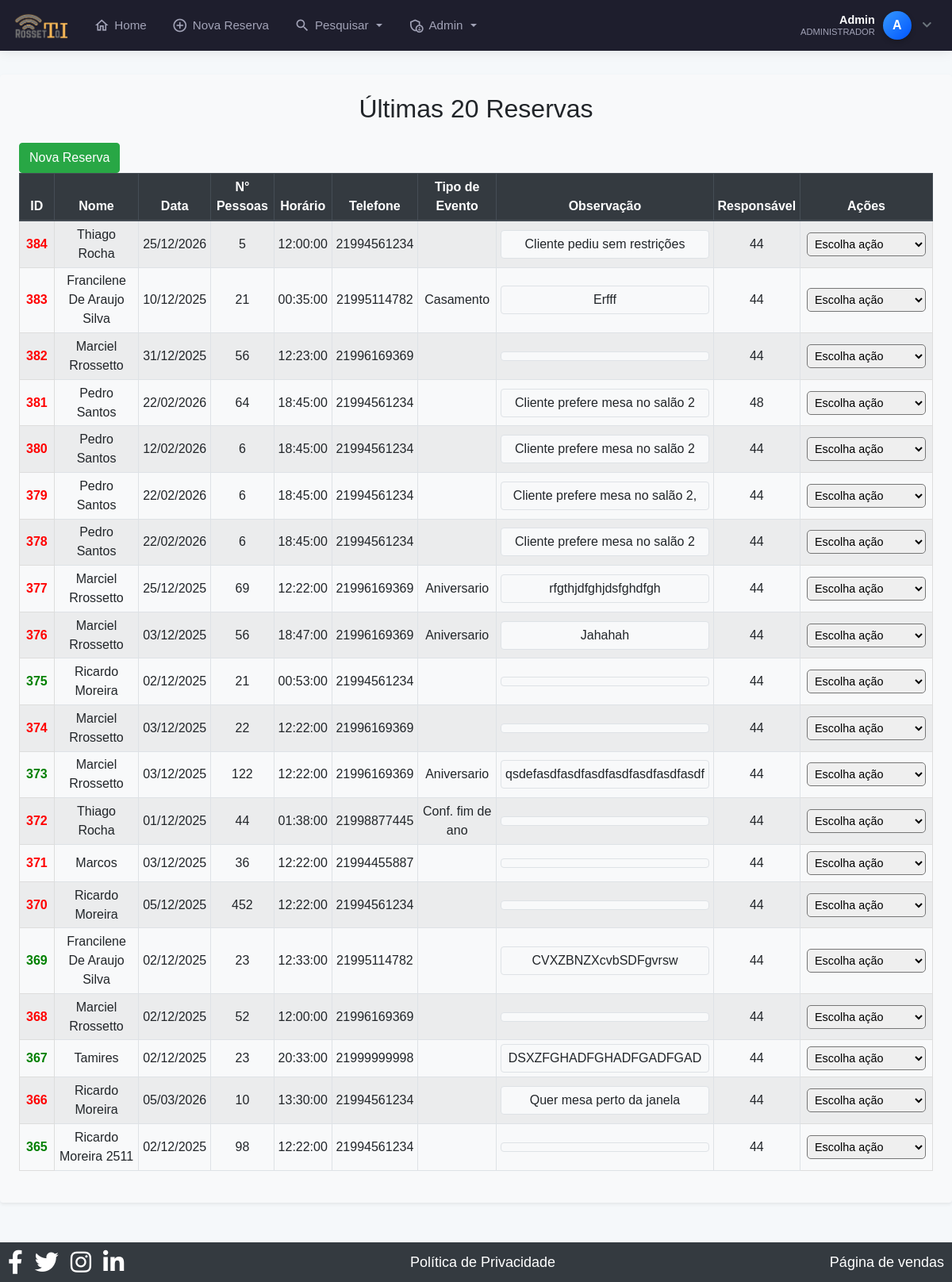
Page /ultimasReservas.php (signed in) on the committed database.
### tables this page shows
CREATE TABLE `clientes` (
  `id` int(11) NOT NULL AUTO_INCREMENT,
  `nome` varchar(100) NOT NULL,
  `data` date NOT NULL,
  `num_pessoas` int(11) NOT NULL,
  `horario` time NOT NULL,
  `telefone` varchar(255) DEFAULT NULL,
  `telefone2` varchar(255) DEFAULT NULL,
  `tipo_evento` varchar(50) NOT NULL,
  `forma_pagamento` varchar(50) NOT NULL,
  `valor_rodizio` int(11) DEFAULT NULL,
  `num_mesa` varchar(255) DEFAULT NULL,
  `observacoes` varchar(300) NOT NULL,
  `obsCliente` varchar(255) DEFAULT NULL,
  `data_emissao` datetime NOT NULL DEFAULT current_timestamp(),
  `status` tinyint(1) DEFAULT 1,
  `confirmado` tinyint(1) DEFAULT 0,
  `usuario_id` int(11) DEFAULT NULL,
  `motivo_cancelamento` varchar(255) DEFAULT NULL,
  PRIMARY KEY (`id`)
);

### ultimasReservas.php (the view, shortened to what this page needs)
<?php
require 'config.php';
require 'cabecalho.php';
?>
<div class="bg-light p-4 rounded shadow-sm mt-4">
    <h2 class="text-center mb-4">Últimas 20 Reservas</h2>
    <div class="table-responsive">
    <a href="adicionar_reserva.php" class="btn btn-success">
            <ion-icon name="add-circle-outline"></ion-icon> Nova Reserva
        </a>
        <table class="table table-striped table-bordered table-hover table-sm">
            <thead class="thead-dark">
                <tr>
                    <th>ID</th>
                    <th>Nome</th>
                    <th>Data</th>
                    <th>N° Pessoas</th>
                    <th>Horário</th>
                    <th>Telefone</th>
                    <th>Tipo de Evento</th>
                    <th>Observação</th>
                    <th>Responsável</th>
                    <th>Ações</th>
                </tr>
            </thead>
            <tbody>
            <?php
            $sql = "SELECT * FROM clientes ORDER BY id DESC LIMIT 20";
            $sql = $pdo->query($sql);
            if ($sql->rowCount() > 0) {
                foreach ($sql->fetchAll() as $reserva) {
                    $corId = ($reserva['confirmado'] == 1) ? 'green' : 'red';
                    $nome = ucwords(strtolower(htmlspecialchars($reserva['nome'])));
                    $telefone = preg_replace('/[^0-9]/', '', $reserva['telefone']);
                    $mensagem = "Olá " . htmlspecialchars($reserva['nome']) . "! Tudo bem? Aqui é da Churrascaria Verdanna! Estamos passando para confirmar sua reserva para " . $reserva['num_pessoas'] . " pessoas no dia " . date("d/m/Y", strtotime($reserva['data'])) . " às " . htmlspecialchars($reserva['horario']) . ". Se tudo estiver certo, me confirma com um OK. Agradecemos pela confiança ! Qualquer dúvida, estamos à disposição!";
                    $link_whatsapp = "https://wa.me/55$telefone?text=" . urlencode($mensagem);
                    echo '<tr>';
                    echo '<td class="id-column" style="border: 1px solid #ddd; padding: 8px; font-weight: bold; color: ' . $corId . ';">' . $reserva['id'] . ' </td>';                    echo '<td>' . htmlspecialchars($nome) . '</td>';
                    echo '<td>' . date("d/m/Y", strtotime($reserva['data'])) . '</td>';
                    echo '<td>' . htmlspecialchars($reserva['num_pessoas']) . '</td>';
                    echo '<td>' . htmlspecialchars($reserva['horario']) . '</td>';
                    echo '<td>' . htmlspecialchars($reserva['telefone']) . '</td>';
                    echo '<td>' . htmlspecialchars($reserva['tipo_evento']) . '</td>';
                    echo '<td>
                            <div class="obs-content">
                                ' . htmlspecialchars($reserva['observacoes']) . '
                            </div>
                          </td>';
                    echo '<td>' . htmlspecialchars($reserva['usuario_id']) . '</td>';
                    echo "<td style='border: 1px solid #ddd; padding: 8px;'>
                    <select onchange=\"window.location.href=this.value\"
                            style='width: 150px; padding: 5px; font-size: 0.9rem; border-radius: 5px;'>
                        <option value='' disabled selected>Escolha ação</option>
                        <option value='editar_reserva.php?id={$reserva['id']}'>Editar</option>
                        <option value='excluir_reserva.php?id={$reserva['id']}'>Excluir</option>
                        <option value='{$link_whatsapp}' target='_blank'>Confirmar</option>
                        <option value='obsCliente.php?id={$reserva['id']}'>Obs. Cliente</option>
                        <option value='ativar_reserva.php?id={$reserva['id']}'>Ativar Reserva</option>
                    </select>
                  </td>";
                    echo '</tr>';
                }
            }
            ?>
            </tbody>
        </table>
    </div>
</div>
<?php require 'rodape.php'; ?>

### cabecalho.php (shortened to what this page needs)
<?php
require 'config.php';
$nome_usuario = "Visitante";
$status = null;
$letra_avatar = "U";
if (isset($_SESSION['mmnlogin'])) {
    $user_id = $_SESSION['mmnlogin'];
    try {
        $sql = $pdo->prepare("SELECT nome, status, email FROM login WHERE id = :id");
        $sql->bindValue(':id', $user_id);
        $sql->execute();
        if ($sql->rowCount() > 0) {
            $usuario = $sql->fetch(PDO::FETCH_ASSOC);
            $nome_completo = ucwords(strtolower($usuario['nome']));
            $partes_nome = explode(' ', $nome_completo);
            $nome_usuario = $partes_nome[0];
            $status = $usuario['status'];
            $letra_avatar = strtoupper(substr($nome_usuario, 0, 1));
        }
    } catch (PDOException $e) {
    }
}
?>
<!DOCTYPE html>
<html lang="pt-br">
<head>
    <link rel="stylesheet" href="https://cdn.jsdelivr.net/npm/bootstrap@4.6.2/dist/css/bootstrap.min.css">
    <link rel="stylesheet" href="https://cdnjs.cloudflare.com/ajax/libs/font-awesome/6.5.0/css/all.min.css">
</head>
<body>
<nav class="navbar navbar-expand-lg navbar-dark fixed-top navbar-custom">
    <a class="navbar-brand mr-auto" href="index.php">
        <img src="./rossetto28.png" alt="Logo">
    </a>
    <div class="collapse navbar-collapse" id="menuPrincipal">
        <ul class="navbar-nav mr-auto ml-3">
            <li class="nav-item">
                <a class="nav-link" href="index.php">
                    <i class="material-icons-outlined">home</i> Home
                </a>
            </li>
            <li class="nav-item">
                <a class="nav-link" href="adicionar_reserva.php">
                    <i class="material-icons-outlined">add_circle_outline</i> Nova Reserva
                </a>
            </li>
            <li class="nav-item dropdown">
                <a class="nav-link dropdown-toggle" href="#" id="dropPesquisa" data-toggle="dropdown" aria-haspopup="true" aria-expanded="false">
                    <i class="material-icons-outlined">search</i> Pesquisar
                </a>
            </li>
            <?php if ($status == 1): ?>
            <li class="nav-item dropdown">
                <a class="nav-link dropdown-toggle" href="#" id="dropAdmin" data-toggle="dropdown" aria-haspopup="true" aria-expanded="false">
                    <i class="material-icons-outlined">admin_panel_settings</i> Admin
                </a>
            </li>
            <?php endif; ?>
        </ul>
        <ul class="navbar-nav d-none d-lg-flex align-items-center">
            <li class="nav-item dropdown">
                <div class="user-profile-widget" data-toggle="dropdown" aria-haspopup="true" aria-expanded="false">
                    <div class="user-info text-right">
                        <span class="user-name"><?= htmlspecialchars($nome_usuario) ?></span>
                        <span class="user-role"><?= ($status == 1) ? 'Administrador' : 'Colaborador' ?></span>
                    </div>
                    <div class="user-avatar">
                        <?= $letra_avatar ?>
                    </div>
                    <i class="fas fa-chevron-down text-muted ml-1" style="font-size: 0.8rem;"></i>
                </div>
            </li>
        </ul>
    </div>
</nav>
</body>
</html>

### cabecalho.php (style rules this page uses)
:root { --primary-bg: #1e1e2d; --active-color: #3699ff; --text-color: #a2a3b7; --text-hover: #ffffff; }
body { padding-top: 70px; background-color: #f5f8fa; }
.navbar-custom { background-color: var(--primary-bg); box-shadow: 0 0 15px rgba(0,0,0,0.1); padding: 0.5rem 1rem; }
.navbar-brand img { height: 35px; transition: transform 0.2s; }
.navbar-dark .navbar-nav .nav-link { color: var(--text-color); font-weight: 500; font-size: 0.95rem; display: flex; align-items: center; gap: 6px; padding: 0.8rem 1rem; border-radius: 6px; transition: all 0.2s ease; }
.material-icons-outlined { font-size: 20px; }
.user-profile-widget { cursor: pointer; padding: 5px 10px; border-radius: 50px; transition: background 0.2s; display: flex; align-items: center; gap: 10px; }
.user-avatar { width: 36px; height: 36px; background: linear-gradient(135deg, #3699ff, #0055ff); color: white; border-radius: 50%; display: flex; align-items: center; justify-content: center; font-weight: 700; font-size: 16px; box-shadow: 0 3px 6px rgba(0,0,0,0.2); }
.user-info { display: flex; flex-direction: column; line-height: 1.1; }
.user-name { color: white; font-weight: 600; font-size: 0.9rem; }
.user-role { color: var(--text-color); font-size: 0.7rem; text-transform: uppercase; }

### ultimasReservas.php (style rules this page uses)
.table th, .table td { text-align: center; vertical-align: middle; }
.thead-dark th { background-color: #343a40; color: #fff; }
.obs-content { max-height: 100px; overflow-y: auto; background-color: #f8f9fa; border: 1px solid #dee2e6; padding: 5px; border-radius: 4px; }

### rodape.php (style rules this page uses)
body { padding-bottom: 100px; margin: 0; font-family: Arial, sans-serif; }

### rows in the picture
clientes: id "384", nome "Thiago Rocha", data "25/12/2026", num_pessoas "5", horario "12:00:00", telefone "21994561234", observacoes "Cliente pediu sem restrições", usuario "44"
clientes: id "383", nome "Francilene De Araujo Silva", data "10/12/2025", num_pessoas "21", horario "00:35:00", telefone "21995114782", tipo_evento "Casamento", observacoes "Erfff", usuario "44"
clientes: id "382", nome "Marciel Rrossetto", data "31/12/2025", num_pessoas "56", horario "12:23:00", telefone "21996169369", usuario "44"
clientes: id "381", nome "Pedro Santos", data "22/02/2026", num_pessoas "64", horario "18:45:00", telefone "21994561234", observacoes "Cliente prefere mesa no salão 2", usuario "48"
clientes: id "380", nome "Pedro Santos", data "12/02/2026", num_pessoas "6", horario "18:45:00", telefone "21994561234", observacoes "Cliente prefere mesa no salão 2", usuario "44"
clientes: id "379", nome "Pedro Santos", data "22/02/2026", num_pessoas "6", horario "18:45:00", telefone "21994561234", observacoes "Cliente prefere mesa no salão 2,", usuario "44"
clientes: id "378", nome "Pedro Santos", data "22/02/2026", num_pessoas "6", horario "18:45:00", telefone "21994561234", observacoes "Cliente prefere mesa no salão 2", usuario "44"
clientes: id "377", nome "Marciel Rrossetto", data "25/12/2025", num_pessoas "69", horario "12:22:00", telefone "21996169369", tipo_evento "Aniversario", observacoes "rfgthjdfghjdsfghdfgh", usuario "44"
clientes: id "376", nome "Marciel Rrossetto", data "03/12/2025", num_pessoas "56", horario "18:47:00", telefone "21996169369", tipo_evento "Aniversario", observacoes "Jahahah", usuario "44"
clientes: id "375", nome "Ricardo Moreira", data "02/12/2025", num_pessoas "21", horario "00:53:00", telefone "21994561234", usuario "44"
clientes: id "374", nome "Marciel Rrossetto", data "03/12/2025", num_pessoas "22", horario "12:22:00", telefone "21996169369", usuario "44"
clientes: id "373", nome "Marciel Rrossetto", data "03/12/2025", num_pessoas "122", horario "12:22:00", telefone "21996169369", tipo_evento "Aniversario", observacoes "qsdefasdfasdfasdfasdfasdfasdfasdf", usuario "44"
clientes: id "372", nome "Thiago Rocha", data "01/12/2025", num_pessoas "44", horario "01:38:00", telefone "21998877445", tipo_evento "Conf. fim de ano", usuario "44"
clientes: id "371", nome "Marcos", data "03/12/2025", num_pessoas "36", horario "12:22:00", telefone "21994455887", usuario "44"
clientes: id "370", nome "Ricardo Moreira", data "05/12/2025", num_pessoas "452", horario "12:22:00", telefone "21994561234", usuario "44"
clientes: id "369", nome "Francilene De Araujo Silva", data "02/12/2025", num_pessoas "23", horario "12:33:00", telefone "21995114782", observacoes "CVXZBNZXcvbSDFgvrsw", usuario "44"
clientes: id "368", nome "Marciel Rrossetto", data "02/12/2025", num_pessoas "52", horario "12:00:00", telefone "21996169369", usuario "44"
clientes: id "367", nome "Tamires", data "02/12/2025", num_pessoas "23", horario "20:33:00", telefone "21999999998", observacoes "DSXZFGHADFGHADFGADFGAD", usuario "44"
clientes: id "366", nome "Ricardo Moreira", data "05/03/2026", num_pessoas "10", horario "13:30:00", telefone "21994561234", observacoes "Quer mesa perto da janela", usuario "44"
clientes: id "365", nome "Ricardo Moreira 2511", data "02/12/2025", num_pessoas "98", horario "12:22:00", telefone "21994561234", usuario "44"

### other values in the picture
$nome_usuario "Admin"
$letra_avatar "A"
